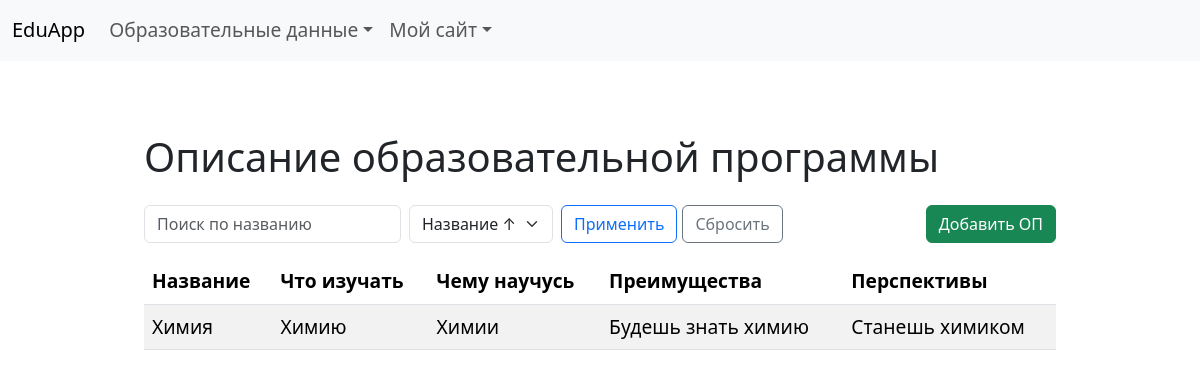
The page /pages/program/ on the database its author committed.
### sitepages/models.py (models this page shows, shortened)
class Program(models.Model):
    name              = models.CharField("Название ОП", max_length=200)
    study_content     = models.TextField("Что буду изучать")
    learning_outcomes = models.TextField("Чему научусь")
    advantages        = models.TextField("Преимущества")
    prospects         = models.TextField("Перспективы")

### sitepages/views.py (the view)
# urls.py: path('program/',      views.program_list,   name='program_list'),
def program_list(request):
    qs = Program.objects.all()
    q = request.GET.get('q', '').strip()
    if q:
        qs = qs.filter(name__icontains=q)
    order = request.GET.get('order_by', 'name')
    allowed = ['name', '-name']
    if order in allowed:
        qs = qs.order_by(order)
    return render(request, 'sitepages/program_list.html', {
        'items': qs, 'q': q, 'order': order
    })

### templates/sitepages/program_list.html (shortened to what this page needs)
{% extends "edu/base.html" %}
{% block content %}
<div class="container py-4">
  <h1 class="mb-4">Описание образовательной программы</h1>
  <form method="get" class="row g-2 mb-3">
    <div class="col-auto">
      <input type="text" name="q" value="{{ q }}" class="form-control" placeholder="Поиск по названию">
    </div>
    <div class="col-auto">
      <select name="order_by" class="form-select">
        <option value="name"  {% if order == 'name' %}selected{% endif %}>Название ↑</option>
      </select>
    </div>
    <div class="col-auto">
      <button class="btn btn-outline-primary">Применить</button>
      <a href="{% url 'sitepages:program_list' %}" class="btn btn-outline-secondary">Сбросить</a>
    </div>
    <div class="col text-end">
      <a href="{% url 'sitepages:program_create' %}" class="btn btn-success">Добавить ОП</a>
    </div>
  </form>
  <table class="table table-striped">
    <thead>
      <tr><th>Название</th><th>Что изучать</th><th>Чему научусь</th><th>Преимущества</th><th>Перспективы</th></tr>
    </thead>
    <tbody>
      {% for p in items %}
      <tr>
        <td>{{ p.name }}</td>
        <td>{{ p.study_content|truncatechars:50 }}</td>
        <td>{{ p.learning_outcomes|truncatechars:50 }}</td>
        <td>{{ p.advantages|truncatechars:50 }}</td>
        <td>{{ p.prospects|truncatechars:50 }}</td>
      </tr>
      {% empty %}
      <tr><td colspan="5">Нет записей</td></tr>
      {% endfor %}
    </tbody>
  </table>
</div>
{% endblock %}

### templates/edu/base.html (style rules this page uses)
body { font-size: 1.2rem; }
.container { max-width: 960px; }

### rows shown on the page
Program: name "Химия", study_content "Химию", learning_outcomes "Химии", advantages "Будешь знать химию", prospects "Станешь химиком"
